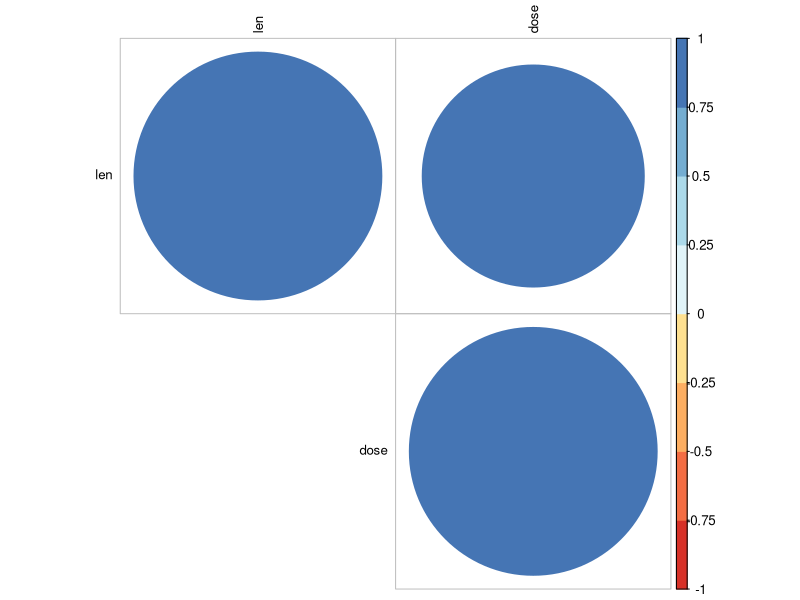

Reproduce this figure in R.
# TEB2164 Lab9b - Almas Nasri
# Correlation & Normalization in R

# === ACTIVITY 1: ToothGrowth Correlation ===
data("ToothGrowth")
numeric_tooth <- ToothGrowth[, c("len", "dose")]
cor_matrix <- cor(numeric_tooth)
print("ToothGrowth Correlation Matrix:")
print(round(cor_matrix, 3))
# Output: len-dose r = 0.803 (STRONG positive correlation)

library(corrplot)
library(RColorBrewer)
corrplot(cor_matrix, type="upper", order="hclust", 
         tl.cex=0.8, tl.col="black", 
         col=brewer.pal(n=8, name="RdYlBu"))
# Insight: Dose strongly predicts tooth growth length (r=0.803)

# === ACTIVITY 2: Mtcars Normalization ===
data(mtcars)

cat("\n=== RAW DATA ===\n")
summary(mtcars)

log_mtcars <- log1p(mtcars)
cat("\n=== LOG TRANSFORMATION ===\n")
summary(log_mtcars)  # Compresses right skew (disp, hp)

std_mtcars <- as.data.frame(scale(mtcars))
cat("\n=== STANDARD SCALING ===\n")
summary(std_mtcars)  # Mean=0, SD=1 all columns

library(caret)
preproc <- preProcess(mtcars, method="range")
minmax_mtcars <- predict(preproc, mtcars)
cat("\n=== MIN-MAX SCALING ===\n")
summary(minmax_mtcars)  # All columns 0-1 range

# DISCUSSION
cat("\n=== FINDINGS ===\n")
cat("- RAW: Wide ranges, right-skewed (disp:71-472, mpg:10-34)\n")
cat("- LOG: Compresses skew but creates negatives, suits positives\n")
cat("- STANDARD: Centers data (mean=0,sd=1), ideal for ML distances\n")
cat("- MINMAX: Bounds [0,1], preserves relationships for neural nets\n")
